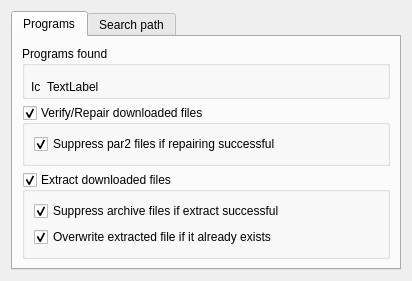
<?xml version="1.0" encoding="UTF-8"?>
<ui version="4.0">
 <class>PreferencesPrograms</class>
 <widget class="QWidget" name="PreferencesPrograms">
  <property name="geometry">
   <rect>
    <x>0</x>
    <y>0</y>
    <width>412</width>
    <height>281</height>
   </rect>
  </property>
  <layout class="QGridLayout" name="gridLayout_6">
   <item row="0" column="0">
    <widget class="QTabWidget" name="tabProgramsSearch">
     <property name="currentIndex">
      <number>0</number>
     </property>
     <widget class="QWidget" name="programsTab">
      <attribute name="title">
       <string>Programs</string>
      </attribute>
      <layout class="QGridLayout" name="gridLayout_3">
       <item row="0" column="0">
        <widget class="QGroupBox" name="groupBoxprogramsFound">
         <property name="title">
          <string>Programs found</string>
         </property>
         <widget class="QWidget" name="layoutWidget">
          <property name="geometry">
           <rect>
            <x>9</x>
            <y>32</y>
            <width>363</width>
            <height>17</height>
           </rect>
          </property>
          <layout class="QHBoxLayout" name="horizontalLayout">
           <item>
            <widget class="QLabel" name="par2LabelIcon">
             <property name="text">
              <string>Ic</string>
             </property>
            </widget>
           </item>
           <item>
            <widget class="QLabel" name="par2LabelText">
             <property name="text">
              <string>TextLabel</string>
             </property>
            </widget>
           </item>
           <item>
            <spacer name="horizontalSpacer">
             <property name="orientation">
              <enum>Qt::Horizontal</enum>
             </property>
             <property name="sizeHint" stdset="0">
              <size>
               <width>298</width>
               <height>14</height>
              </size>
             </property>
            </spacer>
           </item>
          </layout>
         </widget>
         <widget class="QWidget" name="layoutWidget_2">
          <property name="geometry">
           <rect>
            <x>9</x>
            <y>53</y>
            <width>363</width>
            <height>17</height>
           </rect>
          </property>
          <layout class="QHBoxLayout" name="horizontalLayout_2">
           <item>
            <widget class="QLabel" name="unrarLabelIcon">
             <property name="text">
              <string>Ic</string>
             </property>
            </widget>
           </item>
           <item>
            <widget class="QLabel" name="unrarLabelText">
             <property name="text">
              <string>TextLabel</string>
             </property>
            </widget>
           </item>
           <item>
            <spacer name="horizontalSpacer_2">
             <property name="orientation">
              <enum>Qt::Horizontal</enum>
             </property>
             <property name="sizeHint" stdset="0">
              <size>
               <width>298</width>
               <height>13</height>
              </size>
             </property>
            </spacer>
           </item>
          </layout>
         </widget>
        </widget>
       </item>
       <item row="1" column="0">
        <widget class="QGroupBox" name="kcfg_groupBoxAutoRepair">
         <property name="title">
          <string>Verify/Repair downloaded files</string>
         </property>
         <property name="checkable">
          <bool>true</bool>
         </property>
         <layout class="QGridLayout" name="gridLayout">
          <item row="0" column="0">
           <widget class="QCheckBox" name="kcfg_removeParFiles">
            <property name="toolTip">
             <string>Suppress par2 files if verify/repair succeed</string>
            </property>
            <property name="text">
             <string>Suppress par2 files if repairing successful</string>
            </property>
            <property name="checked">
             <bool>true</bool>
            </property>
           </widget>
          </item>
         </layout>
        </widget>
       </item>
       <item row="2" column="0">
        <widget class="QGroupBox" name="kcfg_groupBoxAutoDecompress">
         <property name="title">
          <string>Extract downloaded files</string>
         </property>
         <property name="checkable">
          <bool>true</bool>
         </property>
         <layout class="QGridLayout" name="gridLayout_2">
          <item row="0" column="0">
           <widget class="QCheckBox" name="kcfg_removeArchiveFiles">
            <property name="toolTip">
             <string>Suppress archive files if extract succeed</string>
            </property>
            <property name="text">
             <string>Suppress archive files if extract successful</string>
            </property>
            <property name="checked">
             <bool>true</bool>
            </property>
           </widget>
          </item>
          <item row="1" column="0">
           <widget class="QCheckBox" name="kcfg_overwriteExtractedFiles">
            <property name="toolTip">
             <string>Overwrite extracted file if it already exists, otherwise the file to extract will be renamed</string>
            </property>
            <property name="text">
             <string>Overwrite extracted file if it already exists</string>
            </property>
            <property name="checked">
             <bool>true</bool>
            </property>
           </widget>
          </item>
         </layout>
        </widget>
       </item>
      </layout>
     </widget>
     <widget class="QWidget" name="searchTab">
      <attribute name="title">
       <string>Search path</string>
      </attribute>
      <layout class="QGridLayout" name="gridLayout_5">
       <item row="0" column="0">
        <widget class="KEditListBox" name="kcfg_searchPathList">
         <property name="title">
          <string>Search Path</string>
         </property>
         <property name="flat">
          <bool>false</bool>
         </property>
        </widget>
       </item>
      </layout>
     </widget>
    </widget>
   </item>
  </layout>
 </widget>
 <customwidgets>
  <customwidget>
   <class>KEditListBox</class>
   <extends>QGroupBox</extends>
   <header>keditlistbox.h</header>
   <container>1</container>
  </customwidget>
 </customwidgets>
 <resources/>
 <connections/>
</ui>
